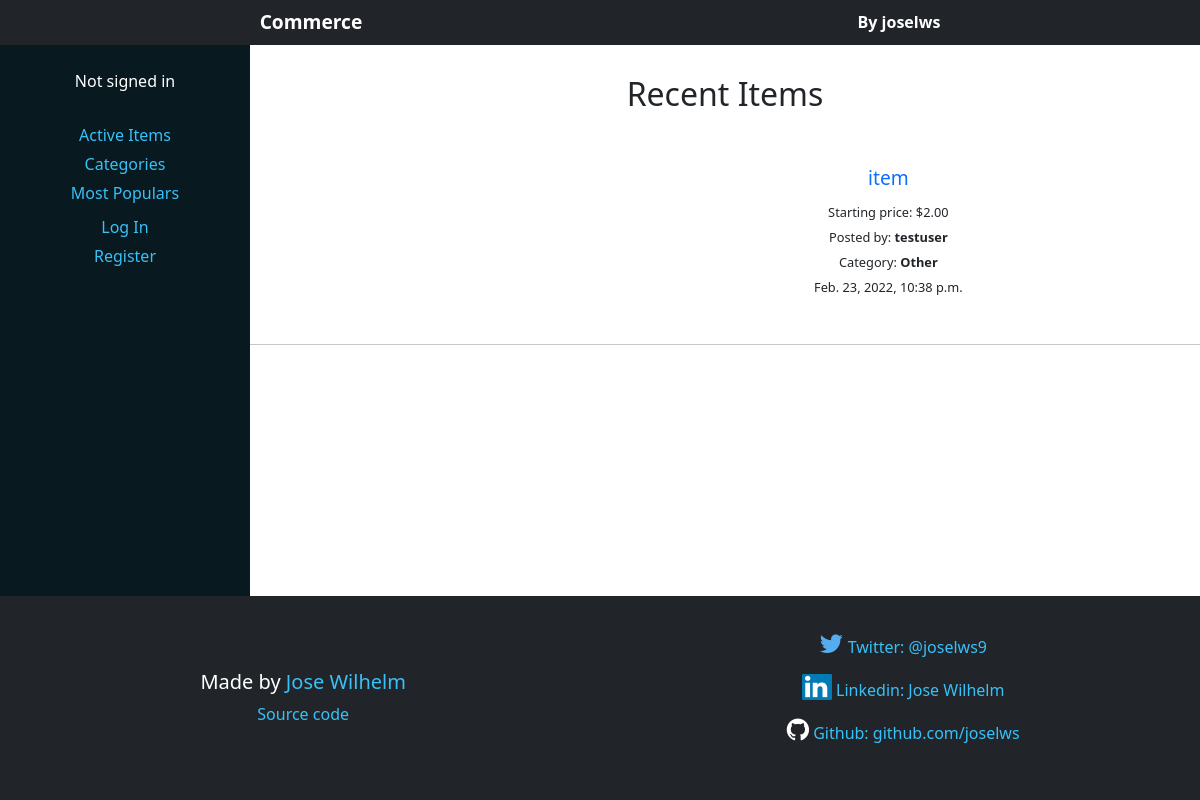
/, run on an earlier commit of the app's database.
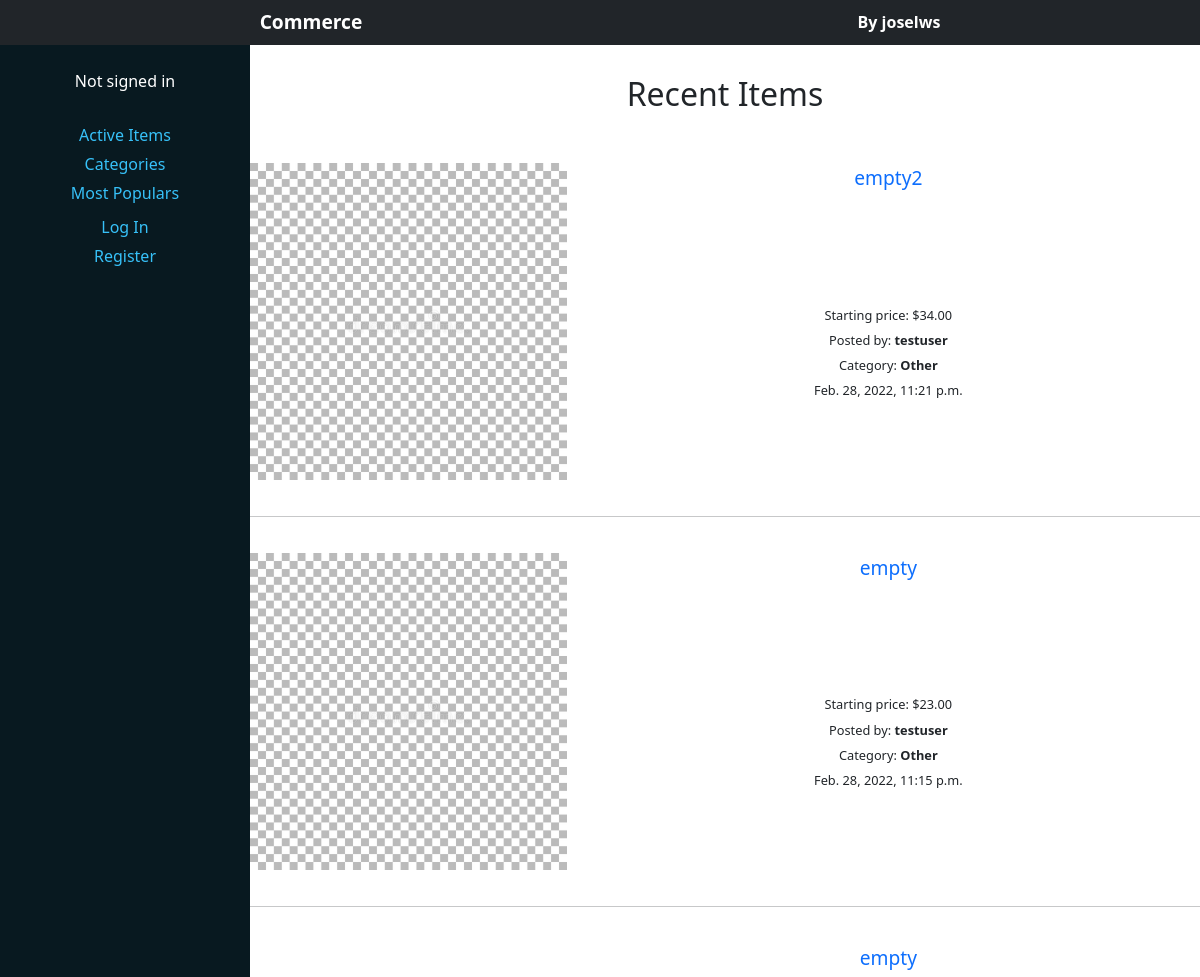
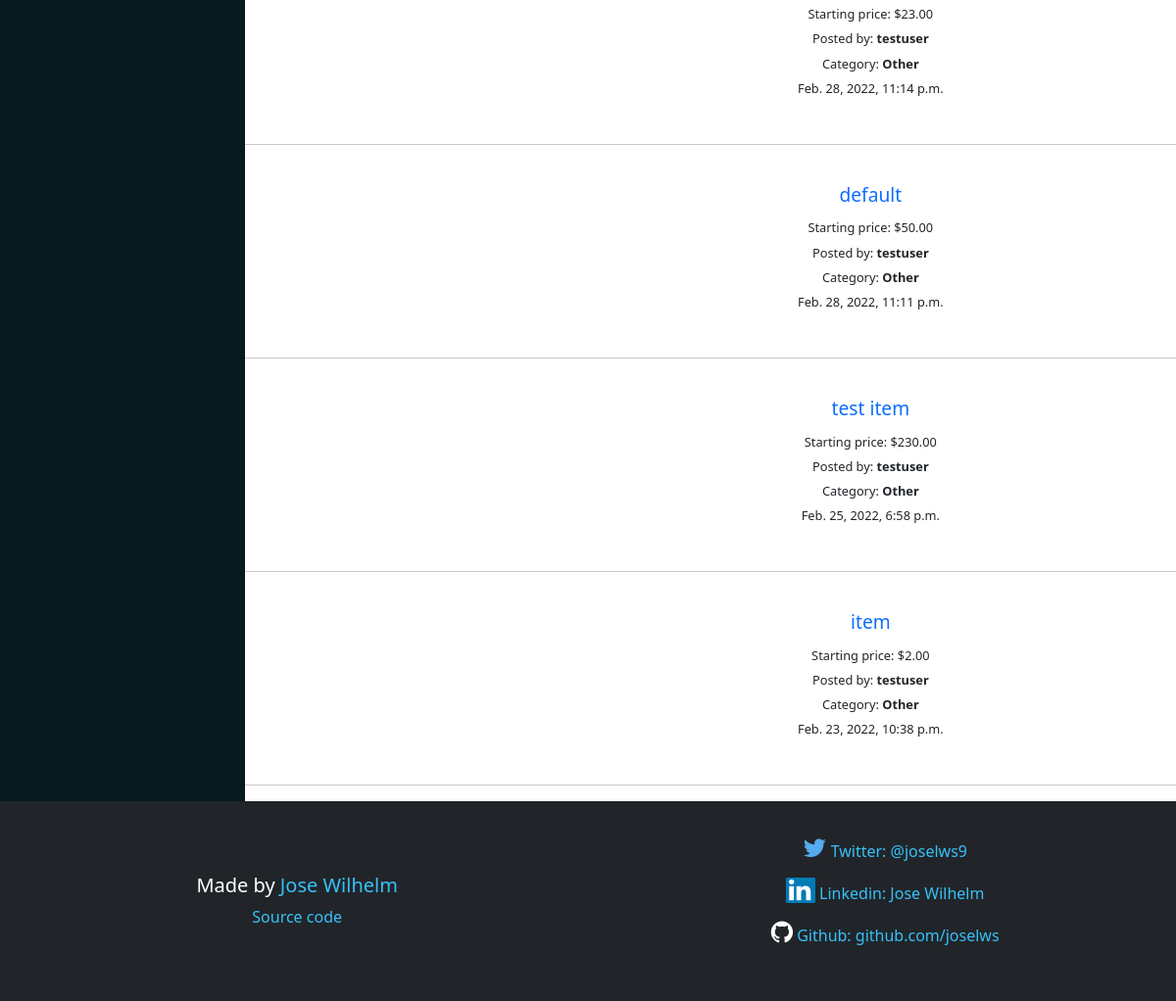
And on a later commit of the database (2 pictures, top to bottom).
### auctions/models.py (models this page shows, shortened)
class Item(models.Model):
	name = models.CharField(max_length=100)
	description = models.TextField(blank=True)
	starting_price = models.DecimalField(max_digits=10, decimal_places=2)
	category = models.ForeignKey(Category, blank=True, on_delete=models.RESTRICT)
	user = models.ForeignKey(User, on_delete=models.CASCADE)
	created_at = models.DateTimeField(auto_now_add=True)
	updated_at = models.DateTimeField(auto_now=True)
	image = models.ImageField(blank=True, max_length=200)
	watchlist = models.ManyToManyField(User, related_name="watchlist", blank=True)
	active = models.BooleanField(default=True)
	popularity = models.PositiveSmallIntegerField(default=0)

class User(AbstractUser):
    """Has default 'username' 'password' and 'email' attributes"""

class Category(models.Model):
	category = models.CharField(max_length=20, unique=True)
	def __str__(self):
		return self.category

### auctions/views.py (the view)
# urls.py: path("", views.index, name="index"),
def index(request):
    items = Item.objects.filter(active=True).order_by('updated_at').reverse()
    page_title = "Recent Items"
    empty = "There are no active items in the auction!"
    return render(request, "auctions/items.html", {
        'items': items,  #Show from the most recent to the oldest
        'page_title': page_title,
        'empty': empty
    })

### auctions/templates/auctions/items.html (shortened to what this page needs)
{% extends "auctions/layout.html" %}
{% block header %}{{ page_title }}{% endblock %}
{% block body %}
    <div class="all-items-wrapper">
        {% for item in items %}
            <div class="item-wrapper">
                <h3 class="item-info sub-heading"><a class="item-link" href="{% url 'item' item.id %}">{{ item.name }}</a></h3>
                <div class="image-wrapper">
                    {% if item.image %}
                    <img class="item-image" src="{{ item.image.url }}" alt="Image of {{ item.name }}" />
                    {% endif %}
                </div>
                <div class="item-info-wrapper">
                    <p class="item-info">Starting price: ${{ item.starting_price }}</h4>
                    <p class="item-info">Posted by: <strong>{{ item.user.username }}</strong></p>
                    <p class="item-info">Category: <strong>{{ item.category }}</strong></p>
                    <p class="item-info">{{ item.created_at }}</p>
                </div>
            </div>
            <hr />
        {% empty %}
            <h3 class="sub-heading">{{ empty }}</h3>
        {% endfor %}
    </div>
{% endblock %}

What changed in the data, as far as the page shows it:
added Item: name "empty2", image (picture), starting_price "34.00", user.username "testuser", category "Other", created_at "Feb. 28, 2022, 11:21 p.m."
added Item: name "empty", image (placeholder picture), starting_price "23.00", user.username "testuser", category "Other", created_at "Feb. 28, 2022, 11:15 p.m."
added Item: name "empty", starting_price "23.00", user.username "testuser", category "Other", created_at "Feb. 28, 2022, 11:14 p.m."
added Item: name "default", starting_price "50.00", user.username "testuser", category "Other", created_at "Feb. 28, 2022, 11:11 p.m."
added Item: name "test item", starting_price "230.00", user.username "testuser", category "Other", created_at "Feb. 25, 2022, 6:58 p.m."
